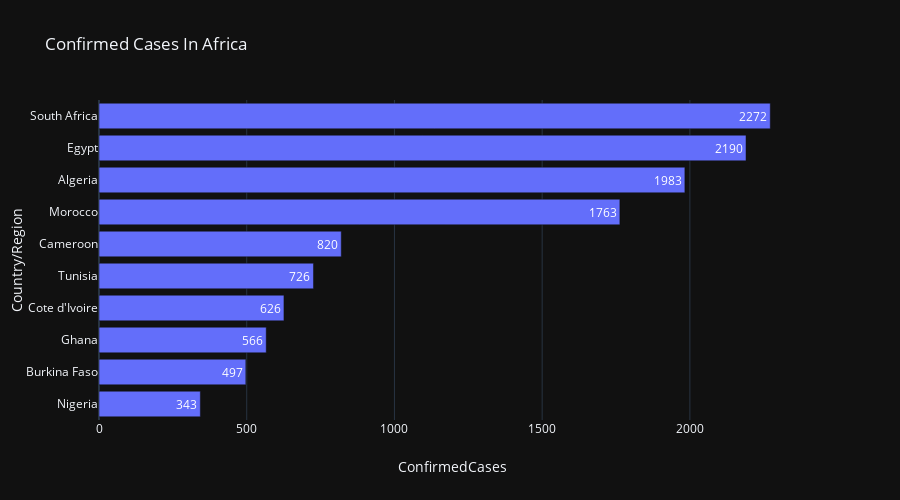

The notebook cell saved with this chart:
### Code cell
# Which country has the highest case of the virus as at 13 April 2020
current = df[df['Date'] == max(df['Date'])].reset_index()
current_case = current.groupby('Country/Region')['ConfirmedCases','Deaths','Recovered','MortalityRate'].sum().reset_index()
highest_case = current.groupby('Country/Region')['ConfirmedCases'].sum().reset_index()
fig = px.bar(highest_case.sort_values('ConfirmedCases', ascending=False)[:10][::-1], 
             x='ConfirmedCases', y='Country/Region',
             title='Confirmed Cases In Africa', text='ConfirmedCases', height=500, orientation='h')
fig.show()

### Figure 1 — Plotly figure (JSON) as saved in the notebook; plotly's stock layout.template omitted (floating-point values rounded to 4 significant figures)
{"data": [{"alignmentgroup": "True", "hoverlabel": {"namelength": 0}, "hovertemplate": "ConfirmedCases=%{text}<br>Country/Region=%{y}", "legendgroup": "", "marker": {"color": "#636efa"}, "name": "", "offsetgroup": "", "orientation": "h", "showlegend": false, "text": [343, 497, 566, 626, 726, 820, 1763, 1983, 2190, 2272], "textposition": "auto", "type": "bar", "x": [343, 497, 566, 626, 726, 820, 1763, 1983, 2190, 2272], "xaxis": "x", "y": ["Nigeria", "Burkina Faso", "Ghana", "Cote d'Ivoire", "Tunisia", "Cameroon", "Morocco", "Algeria", "Egypt", "South Africa"], "yaxis": "y"}], "layout": {"barmode": "relative", "height": 500, "legend": {"tracegroupgap": 0}, "title": {"text": "Confirmed Cases In Africa"}, "xaxis": {"anchor": "y", "domain": [0, 0.98], "title": {"text": "ConfirmedCases"}}, "yaxis": {"anchor": "x", "domain": [0, 1], "title": {"text": "Country/Region"}}}}
